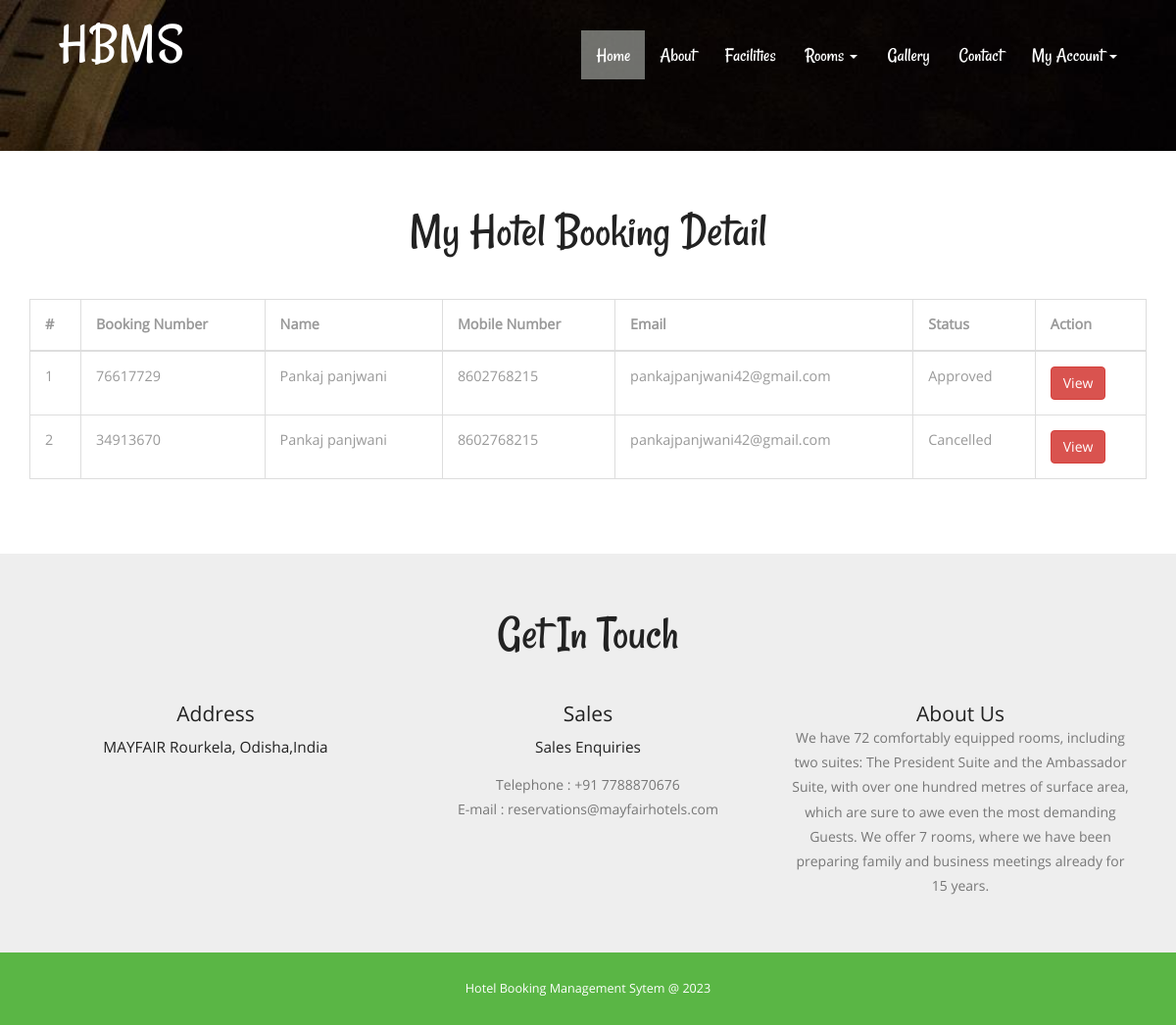
The page /mybooking (signed in) on the database its author committed.
### hotel/models.py (models this page shows, shortened)
class Booking(models.Model):
    roomid = models.ForeignKey(Room, on_delete=models.CASCADE)
    bookingnumber = models.CharField(max_length=100)
    userid = models.ForeignKey(User, on_delete=models.CASCADE)
    idtype = models.CharField(max_length=50)
    gender = models.CharField(max_length=10)
    address = models.CharField(max_length=500)
    checkindate = models.DateField()
    checkoutdate = models.DateField()
    bookingdate = models.DateField()
    remark = models.CharField(max_length=100)
    status = models.CharField(max_length=100)

### hotel/views.py (the view)
# urls.py: path('mybooking',mybooking, name='mybooking'),
def mybooking(request):
    category = Category.objects.all()
    book = Booking.objects.filter(userid=request.user.id)
    d = {'book':book,'category': category}
    return render(request, 'mybooking.html', d)

### hotel/templates/mybooking.html (shortened to what this page needs)
{% load static %}
{% block body %}
<html>
<head>
<link href="{% static 'css/bootstrap.css' %}" rel="stylesheet" type="text/css" media="all">
<link href="{% static 'css/style.css' %}" rel="stylesheet" type="text/css" media="all" />
</head>
<body>
			<div class="header head-top">
				<div class="container">
	{% include 'header.html' %}
		</div>
</div>
	<div class="typography">
			<div class="container">
				<div class="typography-info">
					<h2 class="type">My Hotel Booking Detail</h2>
				</div>
				<div class="bs-docs-example">
					<table class="table table-bordered">
						<thead>
							<tr>
								<th>#</th>
								<th>Booking Number</th>
								<th>Name</th>
								<th>Mobile Number</th>
								<th>Email</th>
								<th>Status</th>
								<th>Action</th>
							</tr>
						</thead>
						<tbody>
                              {% for i in book %}
							<tr>
								<td>{{forloop.counter}}</td>
								<td>{{i.bookingnumber}}</td>
								<td>{{request.user.first_name}}</td>
								<td>{{request.user.last_name}}</td>
								<td>{{request.user.username}}</td>
								{% if i.status == "" %}
                     <td>Still Pending</td>
                                {% else %}
                                <td>{{i.status}}
                  </td>
                 {% endif %}
							 <td><a href="{% url 'viewapplicationdetail' i.id %}" class="btn btn-danger">View</a>
                                                    </td>
							</tr>
							{% endfor %}
						</tbody>
					</table>
				</div>
			</div>
	</div>
			{% include 'getintouch.html' %}
				{% include 'footer.html' %}
</body>
</html>
{% endblock %}

### hotel/static/css/style.css (style rules this page uses)
body a { transition:0.5s all; -webkit-transition:0.5s all; -moz-transition:0.5s all; -o-transition:0.5s all; -ms-transition:0.5s all; }
h1,h2,h3,h4,h5,h6 { padding:0 0; margin:0 0; }
body { padding:0 0; margin:0 0; font-family: 'OpenSans-Regular' }
.header { background:url(../images/banner11.jpg) no-repeat 0px 0px; background-size:cover; -webkit-background-size: cover; -moz-background-size: cover; -o-background-size: cover; -ms-background-size: cover; min-height:764px; padding-bottom: 4em; }
.head-top { min-height: 115px !important; }
.typography-info { text-align: center; margin-bottom: 3em; }
h2.type { font-size: 3.5em; text-transform: capitalize; font-family: 'Rancho-Regular'; color: #222; }
.typography { padding: 4em 0; }
.table > thead > tr > th, .table > tbody > tr > th, .table > tfoot > tr > th, .table > thead > tr > td, .table > tbody > tr > td, .table > tfoot > tr > td { border-top: none !important; }
.bs-docs-example { margin: 1em 0; }
.table td, .table>tbody>tr>td, .table>tbody>tr>th, .table>tfoot>tr>td, .table>tfoot>tr>th, .table>thead>tr>td, .table>thead>tr>th { padding: 15px!important; }
.table > thead > tr > th, .table > tbody > tr > th, .table > tfoot > tr > th, .table > thead > tr > td, .table > tbody > tr > td, .table > tfoot > tr > td { font-size: 0.9em; color: #999; border-top: none !important; }
@media (max-width:1440px) { .header { min-height: 679px; } }
@media (max-width:1366px) { .header { min-height: 652px; } }
@media (max-width:1280px) { .header { min-height: 602px; } }

### rows shown on the page
Booking: bookingnumber "76617729", status "Approved"
Booking: bookingnumber "34913670", status "Cancelled"

### other values the page prints
{{ request.user.first_name }} "Pankaj panjwani"
{{ request.user.last_name }} "8602768215"
{{ request.user.username }} "pankajpanjwani42@gmail.com"
